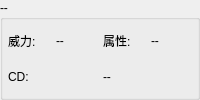
                   <widget class="QGroupBox" name="Skill_12">
                    <property name="title">
                     <string>--</string>
                    </property>
                    <layout class="QGridLayout" name="gridLayout_25">
                     <property name="leftMargin">
                      <number>5</number>
                     </property>
                     <property name="topMargin">
                      <number>5</number>
                     </property>
                     <property name="rightMargin">
                      <number>5</number>
                     </property>
                     <property name="bottomMargin">
                      <number>5</number>
                     </property>
                     <item row="0" column="0">
                      <layout class="QVBoxLayout" name="verticalLayout_24">
                       <item>
                        <layout class="QHBoxLayout" name="horizontalLayout_66">
                         <item>
                          <layout class="QHBoxLayout" name="horizontalLayout_67">
                           <item>
                            <widget class="QLabel" name="label_39">
                             <property name="text">
                              <string>威力:</string>
                             </property>
                            </widget>
                           </item>
                           <item>
                            <widget class="QLabel" name="Skill_4_dmg_3">
                             <property name="text">
                              <string>--</string>
                             </property>
                            </widget>
                           </item>
                          </layout>
                         </item>
                         <item>
                          <layout class="QHBoxLayout" name="horizontalLayout_68">
                           <item>
                            <widget class="QLabel" name="label_40">
                             <property name="text">
                              <string>属性:</string>
                             </property>
                            </widget>
                           </item>
                           <item>
                            <widget class="QLabel" name="Skill_4_attr_3">
                             <property name="text">
                              <string>--</string>
                             </property>
                            </widget>
                           </item>
                          </layout>
                         </item>
                        </layout>
                       </item>
                       <item>
                        <layout class="QHBoxLayout" name="horizontalLayout_69">
                         <item>
                          <widget class="QLabel" name="label_41">
                           <property name="text">
                            <string>CD:</string>
                           </property>
                          </widget>
                         </item>
                         <item>
                          <widget class="QLabel" name="Skill_4_cd_3">
                           <property name="text">
                            <string>--</string>
                           </property>
                          </widget>
                         </item>
                        </layout>
                       </item>
                      </layout>
                     </item>
                    </layout>
                   </widget>
